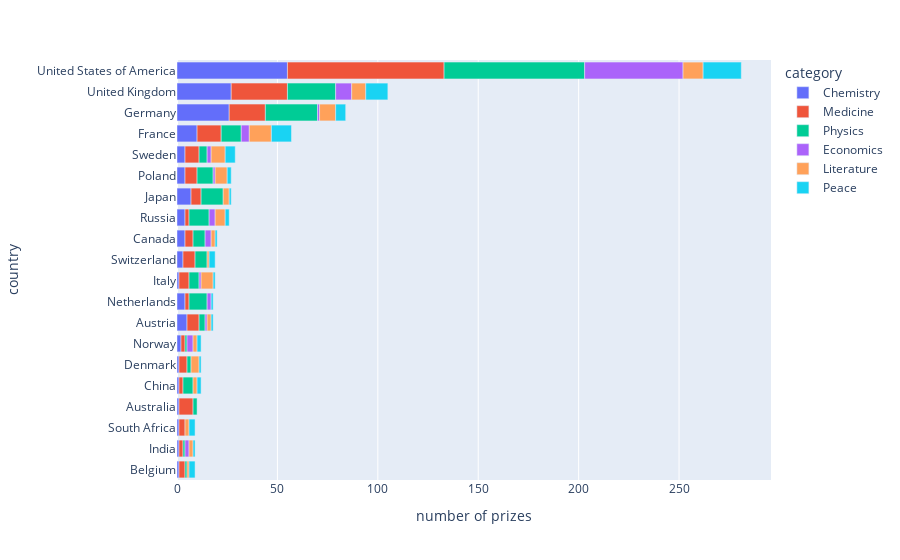

This figure's notebook cell:
### Code cell
fig = px.bar(
    top20_country_cat_prize,
    orientation="h",
    x="prize",
    y="birth_country_current",
    color="category",
    labels={"prize": "number of prizes", "birth_country_current": "country"},
)
fig.update_layout(yaxis=dict(categoryorder="total ascending"))
fig.show()

### Figure 1 — Plotly figure (JSON) as saved in the notebook; plotly's stock layout.template omitted (floating-point values rounded to 4 significant figures)
{"data": [{"alignmentgroup": "True", "hovertemplate": "category=Chemistry<br>number of prizes=%{x}<br>country=%{y}<extra></extra>", "legendgroup": "Chemistry", "marker": {"color": "#636efa", "pattern": {"shape": ""}}, "name": "Chemistry", "offsetgroup": "Chemistry", "orientation": "h", "showlegend": true, "textposition": "auto", "type": "bar", "x": [1, 5, 1, 4, 1, 1, 10, 26, 1, 1, 7, 4, 2, 4, 4, 1, 4, 3, 27, 55], "xaxis": "x", "y": ["Australia", "Austria", "Belgium", "Canada", "China", "Denmark", "France", "Germany", "India", "Italy", "Japan", "Netherlands", "Norway", "Poland", "Russia", "South Africa", "Sweden", "Switzerland", "United Kingdom", "United States of America"], "yaxis": "y"}, {"alignmentgroup": "True", "hovertemplate": "category=Medicine<br>number of prizes=%{x}<br>country=%{y}<extra></extra>", "legendgroup": "Medicine", "marker": {"color": "#EF553B", "pattern": {"shape": ""}}, "name": "Medicine", "offsetgroup": "Medicine", "orientation": "h", "showlegend": true, "textposition": "auto", "type": "bar", "x": [7, 6, 3, 4, 2, 4, 12, 18, 2, 5, 5, 2, 2, 6, 2, 3, 7, 6, 28, 78], "xaxis": "x", "y": ["Australia", "Austria", "Belgium", "Canada", "China", "Denmark", "France", "Germany", "India", "Italy", "Japan", "Netherlands", "Norway", "Poland", "Russia", "South Africa", "Sweden", "Switzerland", "United Kingdom", "United States of America"], "yaxis": "y"}, {"alignmentgroup": "True", "hovertemplate": "category=Physics<br>number of prizes=%{x}<br>country=%{y}<extra></extra>", "legendgroup": "Physics", "marker": {"color": "#00cc96", "pattern": {"shape": ""}}, "name": "Physics", "offsetgroup": "Physics", "orientation": "h", "showlegend": true, "textposition": "auto", "type": "bar", "x": [2, 3, 1, 6, 5, 2, 10, 26, 1, 5, 11, 9, 1, 8, 10, 4, 6, 24, 70], "xaxis": "x", "y": ["Australia", "Austria", "Belgium", "Canada", "China", "Denmark", "France", "Germany", "India", "Italy", "Japan", "Netherlands", "Norway", "Poland", "Russia", "Sweden", "Switzerland", "United Kingdom", "United States of America"], "yaxis": "y"}, {"alignmentgroup": "True", "hovertemplate": "category=Economics<br>number of prizes=%{x}<br>country=%{y}<extra></extra>", "legendgroup": "Economics", "marker": {"color": "#ab63fa", "pattern": {"shape": ""}}, "name": "Economics", "offsetgroup": "Economics", "orientation": "h", "showlegend": true, "textposition": "auto", "type": "bar", "x": [1, 3, 4, 1, 2, 1, 2, 3, 1, 3, 2, 8, 49], "xaxis": "x", "y": ["Austria", "Canada", "France", "Germany", "India", "Italy", "Netherlands", "Norway", "Poland", "Russia", "Sweden", "United Kingdom", "United States of America"], "yaxis": "y"}, {"alignmentgroup": "True", "hovertemplate": "category=Literature<br>number of prizes=%{x}<br>country=%{y}<extra></extra>", "legendgroup": "Literature", "marker": {"color": "#FFA15A", "pattern": {"shape": ""}}, "name": "Literature", "offsetgroup": "Literature", "orientation": "h", "showlegend": true, "textposition": "auto", "type": "bar", "x": [2, 1, 2, 2, 4, 11, 8, 2, 6, 3, 2, 6, 5, 2, 7, 1, 7, 10], "xaxis": "x", "y": ["Austria", "Belgium", "Canada", "China", "Denmark", "France", "Germany", "India", "Italy", "Japan", "Norway", "Poland", "Russia", "South Africa", "Sweden", "Switzerland", "United Kingdom", "United States of America"], "yaxis": "y"}, {"alignmentgroup": "True", "hovertemplate": "category=Peace<br>number of prizes=%{x}<br>country=%{y}<extra></extra>", "legendgroup": "Peace", "marker": {"color": "#19d3f3", "pattern": {"shape": ""}}, "name": "Peace", "offsetgroup": "Peace", "orientation": "h", "showlegend": true, "textposition": "auto", "type": "bar", "x": [1, 3, 1, 2, 1, 10, 5, 1, 1, 1, 1, 2, 2, 2, 3, 5, 3, 11, 19], "xaxis": "x", "y": ["Austria", "Belgium", "Canada", "China", "Denmark", "France", "Germany", "India", "Italy", "Japan", "Netherlands", "Norway", "Poland", "Russia", "South Africa", "Sweden", "Switzerland", "United Kingdom", "United States of America"], "yaxis": "y"}], "layout": {"barmode": "relative", "legend": {"title": {"text": "category"}, "tracegroupgap": 0}, "margin": {"t": 60}, "xaxis": {"anchor": "y", "domain": [0, 1], "title": {"text": "number of prizes"}}, "yaxis": {"anchor": "x", "categoryorder": "total ascending", "domain": [0, 1], "title": {"text": "country"}}}}
